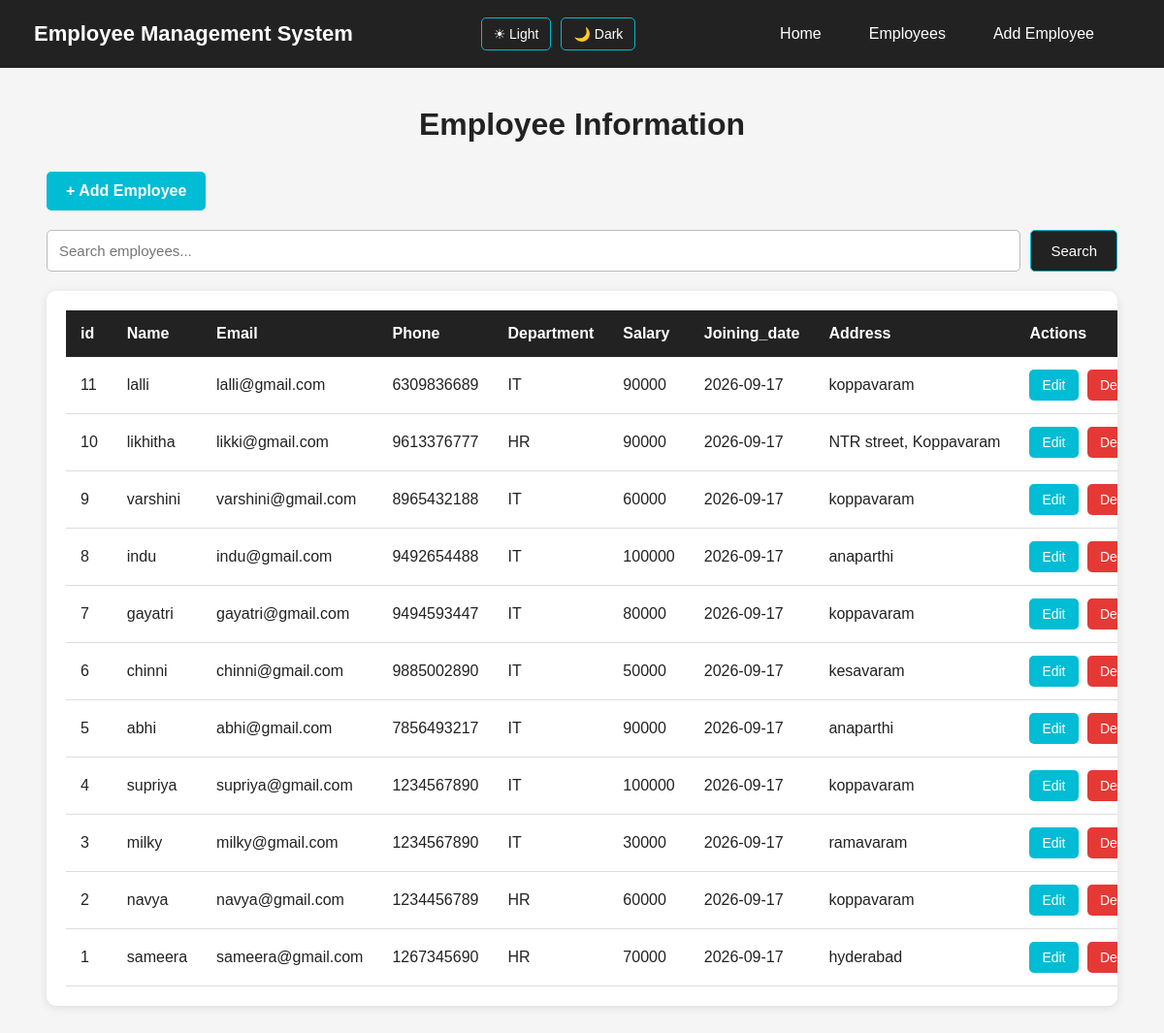
The page /employees (signed in) on the database as committed earlier.
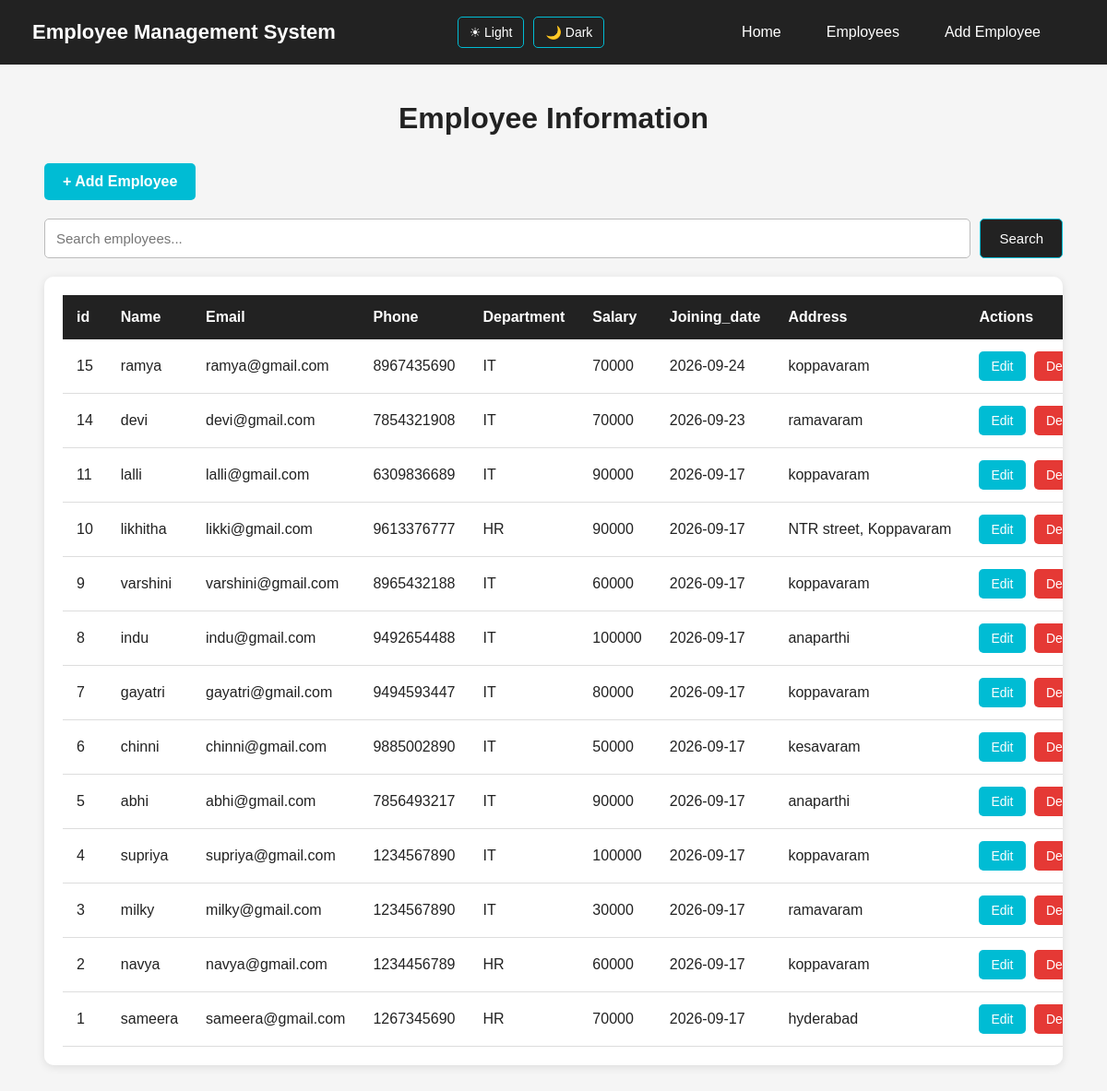
The same page on the database as committed later.
### tables this page shows
CREATE TABLE employees(
              id INTEGER PRIMARY KEY AUTOINCREMENT,
              name TEXT NOT NULL,
              email  TEXT NOT NULL,
              phone TEXT NOT NULL,
              department TEXT NOT NULL,
              salary INTEGER NOT NULL,
              joining_date TEXT NOT NULL,
              address TEXT
              );

### server.py (the view)
@app.route("/employees")
def employees():
    if not login_required():
        return redirect("/login")
    connection = get_database_connection()
    cursor = connection.cursor()
    cursor.execute("""
        SELECT *
        FROM employees
        ORDER BY id DESC
    """)
    employees = cursor.fetchall()
    connection.close()
    theme = request.cookies.get(
        "theme",
        "light"
    )
    return render_template(
        "employees.html",
        employees=employees,
        theme=theme
    )

### server.py (called while the page is built)
def get_database_connection():
    connection = sqlite3.connect("users.db")
    connection.row_factory = sqlite3.Row
    return connection

def login_required():
    return "user_id" in session

### templates/employees.html (shortened to what this page needs)
<!DOCTYPE html>
<html lang="en">
<head>
    </head>
<body class="{{theme}}">
    <nav class="navbar">
        <div class="logo">
            Employee Management System
        </div>
        <div class="theme-buttons">
            <a href="/set-theme/light">
                ☀ Light
            </a>
            <a href="/set-theme/dark">
                🌙 Dark
            </a>
        </div>
        <ul class="nav-links">
            <li>
                <a href="/">
                    Home
                </a>
            </li>
              <li>
                <a href="/employees">
                    Employees
                </a>
            </li>
            <li>
                <a href="/add-employee">
                    Add Employee
                </a>
         </ul>
    </nav>
    <div class="container">
        <h1>
            Employee Information
        </h1>
        <div class="add-section">
            <a href="/add-employee"
               class="add-btn">
                + Add Employee
            </a>
         </div>
        <div class="search-section">
        <form action="/Search" method="GET">
            <input type="text" name="q" placeholder="Search employees..."  value="{{ search_text or '' }}" >
        <button type="submit"> Search</button>
        </form>
        </div>
    <div class="table-container">
        <table>
            <thead>
                <tr>
                    <th>id</th>
                    <th>Name</th>
                    <th>Email</th>
                    <th>Phone</th>
                    <th>Department</th>
                    <th>Salary</th>
                    <th>Joining_date</th>
                    <th>Address</th>
                    <th>Actions</th>
                </tr>
            </thead>
            <tbody>
                 {% if employees %}
                 {% for employee in employees %}
                 <tr>
                    <td>{{employee["id"]}}</td>
                    <td>{{employee["name"]}}</td>
                    <td>{{employee["email"]}}</td>
                    <td>{{employee["phone"]}}</td>
                    <td>{{employee["department"]}}</td>
                    <td>{{employee["salary"]}}</td>
                    <td>{{employee["joining_date"]}}</td>
                    <td>{{employee["address"]}}</td>
                    <td class="actions">
                        <a href="/edit-employee/{{employee['id']}}"
                        class="edit-btn">Edit</a>
                        <a href="/delete-employee/{{employee['id']}}"
                        class="delete-btn"
                        onclick=" return  confirm('Are you sure you want to delete this employee?')">Delete</a>
                    </td>
                 </tr>
                 {% endfor %}
                 {% else %}
                  <tr>
                    <td colspan="9"class="no-employees"> No Employees found</td>
                  </tr>
                  {% endif%}
            </tbody>
        </table>
    </div>
</body>
</html>

### templates/employees.html (style rules this page uses)
* { margin: 0; padding: 0; box-sizing: border-box; }
body { font-family: Arial, sans-serif; background-color: #f5f5f5; color: #222; }
body.light { background-color: #f5f5f5; color: #222; }
body.light .table-container { background-color: white; color: #222; }
body.light td { color: #222; border-bottom: 1px solid #ddd; }
.navbar { background-color: #222; min-height: 70px; padding: 0 35px; display: flex; align-items: center; justify-content: space-between; }
.logo { color: white; font-size: 22px; font-weight: bold; }
.nav-links { display: flex; align-items: center; gap: 25px; list-style: none; }
.nav-links a { color: white; text-decoration: none; font-size: 16px; padding: 10px 12px; border-radius: 5px; transition: 0.3s; }
.theme-buttons { display: flex; align-items: center; gap: 10px; margin-right: 5px; }
.theme-buttons a { color: white; text-decoration: none; border: 1px solid #00bcd4; padding: 8px 12px; border-radius: 5px; font-size: 14px; transition: 0.3s; }
.container { width: 92%; max-width: 1400px; margin: 40px auto; }
h1 { text-align: center; margin-bottom: 30px; font-size: 32px; }
.add-section { margin-bottom: 20px; }
.add-btn { display: inline-block; background-color: #00bcd4; color: white; text-decoration: none; padding: 11px 20px; border-radius: 5px; font-size: 16px; font-weight: bold; transition: 0.3s; }
.table-container { background-color: white; padding: 20px; border-radius: 10px; box-shadow: 0 2px 10px rgba(0, 0, 0, 0.1); overflow-x: auto; }
table { width: 100%; border-collapse: collapse; min-width: 1100px; }
thead { background-color: #222; }
th { color: white; padding: 15px; text-align: left; white-space: nowrap; }
td { padding: 13px 15px; border-bottom: 1px solid #ddd; white-space: nowrap; }
.actions { white-space: nowrap; }
.edit-btn, .delete-btn { display: inline-block; color: white; text-decoration: none; padding: 8px 13px; border-radius: 5px; font-size: 14px; margin-right: 5px; }
.edit-btn { background-color: #00bcd4; }
.delete-btn { background-color: #e53935; }
.search-section { margin: 20px 0; }
.search-section form { display: flex; gap: 10px; }
.search-section input { flex: 1; padding: 12px; border: 1px solid #bbb; border-radius: 5px; font-size: 15px; }
.search-section button { padding: 12px 20px; background-color: #222; color: white; border: 1px solid #00bcd4; border-radius: 5px; cursor: pointer; font-size: 15px; }

Rows that differ between the two databases and show on the page:
added employees: id "15", name "ramya", email "ramya@gmail.com", phone "8967435690", department "IT", salary "70000", joining_date "2026-09-24", address "koppavaram"
added employees: id "14", name "devi", email "devi@gmail.com", phone "7854321908", department "IT", salary "70000", joining_date "2026-09-23", address "ramavaram"
